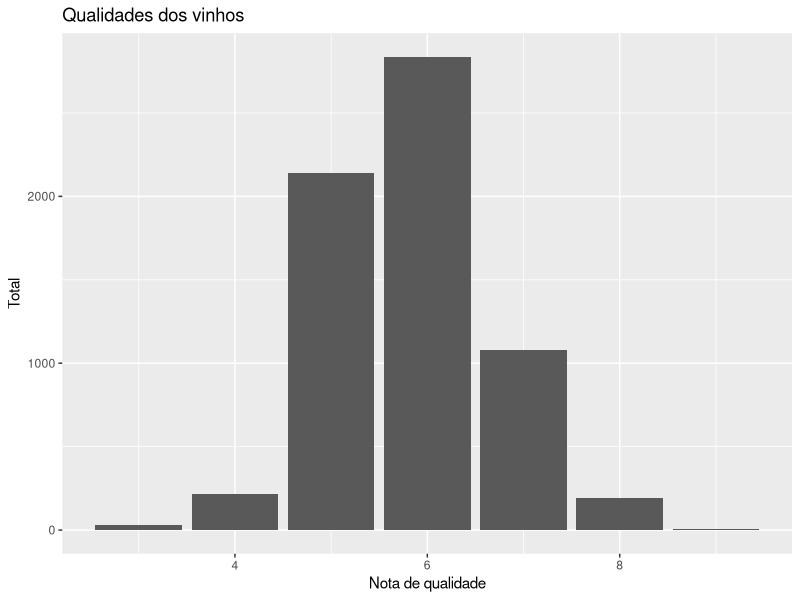
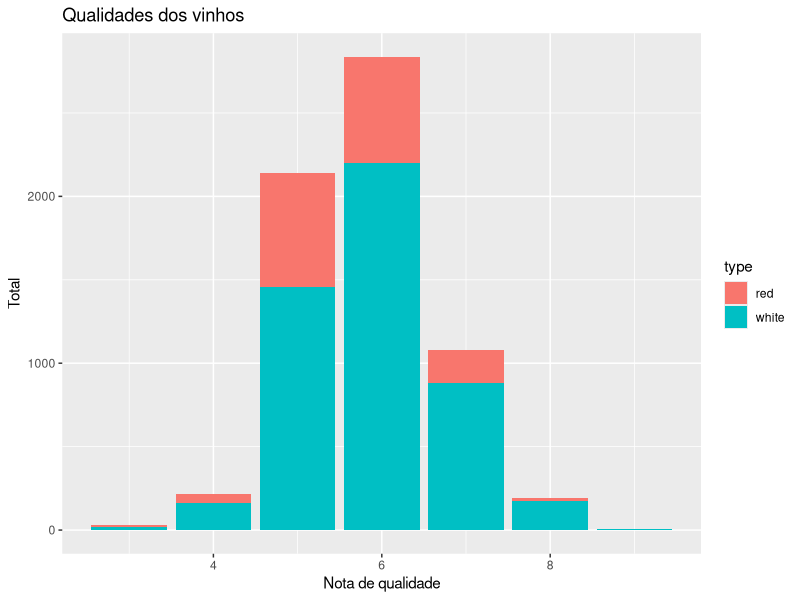
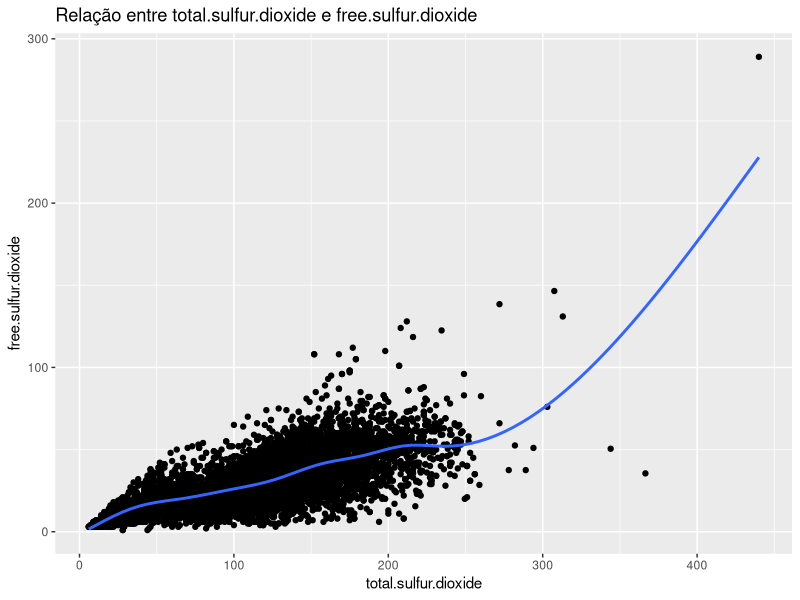
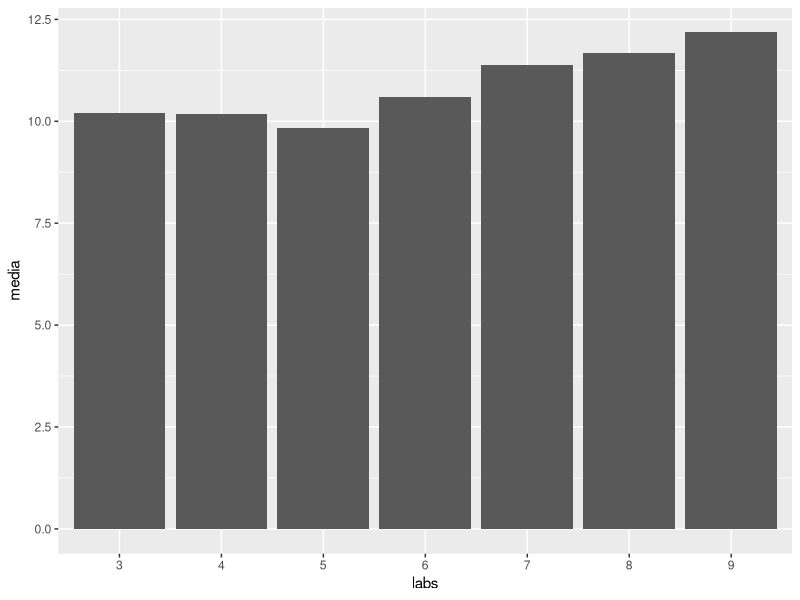
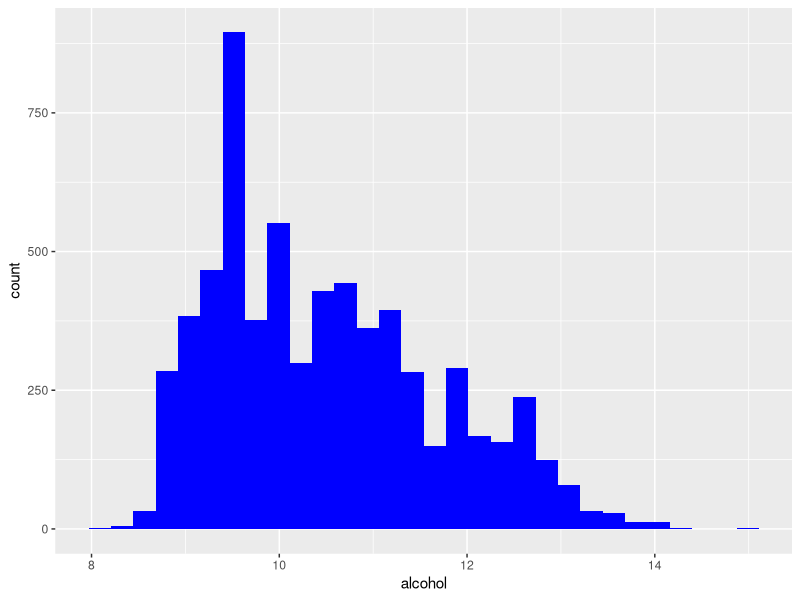
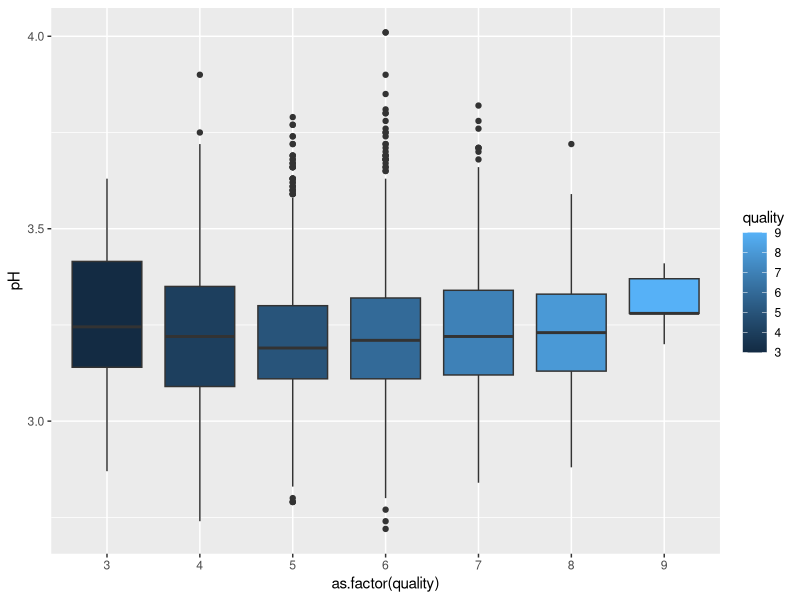

Reproduce these figures in R, in order.
dados = read.csv('winequality-all2.csv', sep = ";", dec = ".", header = T)
dados
table(dados$quality)

install.packages("ggplot2")
library("ggplot2")

####ex1####
ggplot(dados,aes(x=quality,fill=quality))+geom_bar()+labs(title = 'Qualidades dos vinhos',x= 'Nota de qualidade',y= 'Total')
####ex2####
ggplot(dados,aes(x=quality,fill=type))+geom_bar()+labs(title = 'Qualidades dos vinhos',x= 'Nota de qualidade',y= 'Total')
####ex3####
ggplot(dados,aes(total.sulfur.dioxide ,free.sulfur.dioxide))+geom_point()+labs(title = 'Relação entre total.sulfur.dioxide e free.sulfur.dioxide',x= 'total.sulfur.dioxide',y= 'free.sulfur.dioxide')+geom_smooth(se = F)
####ex4####
medias = as.data.frame(tapply(dados$alcohol,dados$quality,mean))
names(medias)='media'
medias$labs=labels(medias)[[1]]
ggplot(medias,aes(labs,media))+geom_col()
####ex5####
ggplot(dados,aes(alcohol))+geom_histogram(fill='blue')

####ex6####
ggplot(dados,aes(y=pH,x=as.factor(quality),fill=quality))+geom_boxplot()
